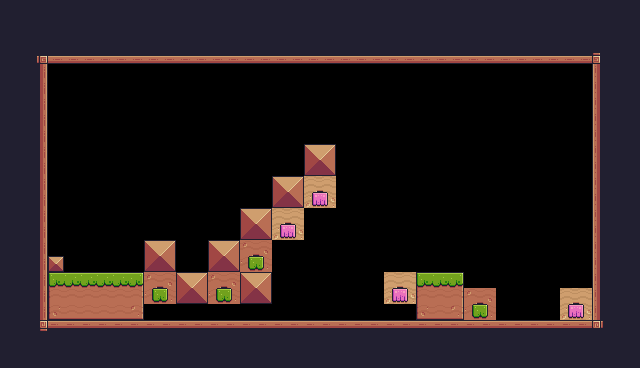

Below is a game level as drawn by its tile map, then a one-line description and the .tmx file that defines it, in full:
An orthogonal 40x23 tile map with 16x16 px tiles, 1 tile layer (Background) and 1 object (Player).

<map version="1.10" tiledversion="1.10.2" orientation="orthogonal" renderorder="right-down" width="40" height="23" tilewidth="16" tileheight="16" infinite="0" nextlayerid="3" nextobjectid="6">
 <tileset firstgid="1" source="Pixel Adventures.tsx" />
 <layer id="1" name="Background" width="40" height="23">
  <data encoding="csv">
24,24,24,24,24,24,24,24,24,24,24,24,24,24,24,24,24,24,24,24,24,24,24,24,24,24,24,24,24,24,24,24,24,24,24,24,24,24,24,24,
24,24,24,24,24,24,24,24,24,24,24,24,24,24,24,24,24,24,24,24,24,24,24,24,24,24,24,24,24,24,24,24,24,24,24,24,24,24,24,24,
24,24,24,24,24,24,24,24,24,24,24,24,24,24,24,24,24,24,24,24,24,24,24,24,24,24,24,24,24,24,24,24,24,24,24,24,24,24,24,24,
24,24,92,134,134,134,134,134,134,134,134,134,134,134,134,134,134,134,134,134,134,134,134,134,134,134,134,134,134,134,134,134,134,134,134,134,134,93,24,24,
24,24,113,0,0,0,0,0,0,0,0,0,0,0,0,0,0,0,0,0,0,0,0,0,0,0,0,0,0,0,0,0,0,0,0,0,0,111,24,24,
24,24,113,0,0,0,0,0,0,0,0,0,0,0,0,0,0,0,0,0,0,0,0,0,0,0,0,0,0,0,0,0,0,0,0,0,0,111,24,24,
24,24,113,0,0,0,0,0,0,0,0,0,0,0,0,0,0,0,0,0,0,0,0,0,0,0,0,0,0,0,0,0,0,0,0,0,0,111,24,24,
24,24,113,0,0,0,0,0,0,0,0,0,0,0,0,0,0,0,0,0,0,0,0,0,0,0,0,0,0,0,0,0,0,0,0,0,0,111,24,24,
24,24,113,0,0,0,0,0,0,0,0,0,0,0,0,0,0,0,0,0,0,0,0,0,0,0,0,0,0,0,0,0,0,0,0,0,0,111,24,24,
24,24,113,0,0,0,0,0,0,0,0,0,0,0,0,0,0,0,0,36,37,0,0,0,0,0,0,0,0,0,0,0,0,0,0,0,0,111,24,24,
24,24,113,0,0,0,0,0,0,0,0,0,0,0,0,0,0,0,0,58,59,0,0,0,0,0,0,0,0,0,0,0,0,0,0,0,0,111,24,24,
24,24,113,0,0,0,0,0,0,0,0,0,0,0,0,0,0,36,37,186,187,0,0,0,0,0,0,0,0,0,0,0,0,0,0,0,0,111,24,24,
24,24,113,0,0,0,0,0,0,0,0,0,0,0,0,0,0,58,59,208,209,0,0,0,0,0,0,0,0,0,0,0,0,0,0,0,0,111,24,24,
24,24,113,0,0,0,0,0,0,0,0,0,0,0,0,36,37,186,187,0,0,0,0,0,0,0,0,0,0,0,0,0,0,0,0,0,0,111,24,24,
24,24,113,0,0,0,0,0,0,0,0,0,0,0,0,58,59,208,209,0,0,0,0,0,0,0,0,0,0,0,0,0,0,0,0,0,0,111,24,24,
24,24,113,0,0,0,0,0,0,36,37,0,0,36,37,10,11,0,0,0,0,0,0,0,0,0,0,0,0,0,0,0,0,0,0,0,0,111,24,24,
24,24,113,35,0,0,0,0,0,58,59,0,0,58,59,32,33,0,0,0,0,0,0,0,0,0,0,0,0,0,0,0,0,0,0,0,0,111,24,24,
24,24,113,7,8,8,8,8,9,10,11,36,37,10,11,36,37,0,0,0,0,0,0,0,186,187,7,8,9,0,0,0,0,0,0,0,0,111,24,24,
24,24,113,29,30,30,30,30,31,32,33,58,59,32,33,58,59,0,0,0,0,0,0,0,208,209,29,30,31,10,11,0,0,0,0,186,187,111,24,24,
24,24,113,51,52,52,52,52,53,0,0,0,0,0,0,0,0,0,0,0,0,0,0,0,0,0,51,52,53,32,33,0,0,0,0,208,209,111,24,24,
24,24,114,90,90,90,90,90,90,90,90,90,90,90,90,90,90,90,90,90,90,90,90,90,90,90,90,90,90,90,90,90,90,90,90,90,90,115,24,24,
24,24,24,24,24,24,24,24,24,24,24,24,24,24,24,24,24,24,24,24,24,24,24,24,24,24,24,24,24,24,24,24,24,24,24,24,24,24,24,24,
24,24,24,24,24,24,24,24,24,24,24,24,24,24,24,24,24,24,24,24,24,24,24,24,24,24,24,24,24,24,24,24,24,24,24,24,24,24,24,24
</data>
 </layer>
 <objectgroup id="2" name="Spawnpoints">
  <object id="2" name="Player" type="Player" x="111.082" y="239.745" width="32.7652" height="31.966" />
 </objectgroup>
</map>
